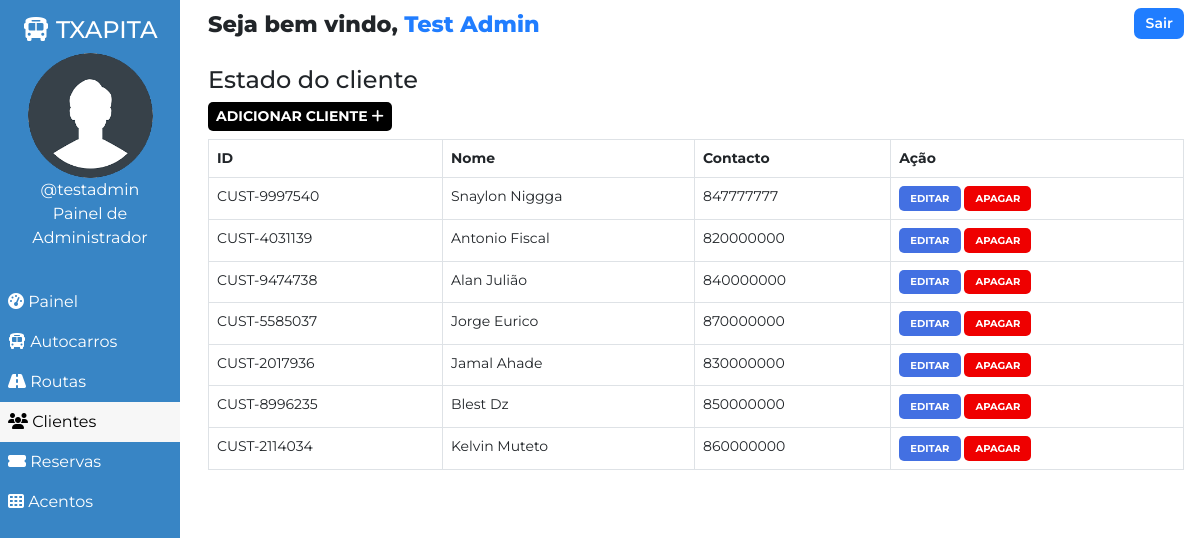
The app's page /admin/customer.php (signed in) with its own data.
### tables this page shows
CREATE TABLE `users` (
  `user_id` int(11) NOT NULL,
  `user_fullname` varchar(100) NOT NULL,
  `user_name` varchar(30) NOT NULL,
  `user_password` varchar(255) NOT NULL,
  `user_created` datetime NOT NULL DEFAULT current_timestamp()
);

CREATE TABLE `customers` (
  `id` int(100) NOT NULL,
  `customer_id` varchar(255) NOT NULL,
  `customer_name` varchar(30) NOT NULL,
  `customer_phone` varchar(10) NOT NULL,
  `customer_created` datetime NOT NULL DEFAULT current_timestamp()
);

### admin/customer.php (the view, shortened to what this page needs)
<!DOCTYPE html>
<html lang="en">
<head>
    <link href="https://cdn.jsdelivr.net/npm/bootstrap@5.0.1/dist/css/bootstrap.min.css" rel="stylesheet">
    <?php
        $page="customer";
    ?>
</head>
<body>
    <?php require '../assets/partials/_admin-header.php';?>
        <?php
            $resultSql = "SELECT * FROM `customers` ORDER BY customer_created DESC";
            $resultSqlResult = mysqli_query($conn, $resultSql);
            if(!mysqli_num_rows($resultSqlResult)){ ?>
                <div class="container mt-4">
                    <div id="noCustomers" class="alert alert-dark " role="alert">
                        <h1 class="alert-heading">Nenhum cliente encontrado!!</h1>
                        <p class="fw-light">Seja o primerio a adicionar um!</p>
                        <hr>
                        <div id="addCustomerAlert" class="alert alert-success" role="alert">
                                Clique <button id="add-button" class="button btn-sm"type="button"data-bs-toggle="modal" data-bs-target="#addModal">Adicionar <i class="fas fa-plus"></i></button> para adicionar!
                        </div>
                    </div>
                </div>
            <?php }
            else { ?>
            <section id="customer">
                <div id="head">
                    <h4>Estado do cliente</h4>
                </div>
                <div id="customer-results">
                    <div>
                        <button id="add-button" class="button btn-sm"type="button"data-bs-toggle="modal" data-bs-target="#addModal">Adicionar cliente <i class="fas fa-plus"></i></button>
                    </div>
                    <table class="table table-hover table-bordered">
                        <thead>
                            <th>ID</th>
                            <th>Nome</th>
                            <th>Contacto</th>
                            <th>Ação</th>
                        </thead>
                        <?php
                            while($row = mysqli_fetch_assoc($resultSqlResult))
                            {
                                $id = $row["id"];
                                $customer_id = $row["customer_id"];
                                $customer_name = $row["customer_name"];
                                $customer_phone = $row["customer_phone"];
                        ?>
                        <tr>
                            <td>
                                <?php
                                    echo $customer_id;
                                ?>
                            </td>
                            <td>
                                <?php
                                    echo $customer_name;
                                ?>
                            </td>
                            <td>
                                <?php
                                    echo $customer_phone;
                                ?>
                            </td>
                            <td>
                            <button class="button edit-button " data-link="<?php echo $_SERVER['REQUEST_URI']; ?>" data-id="<?php
                                                echo $customer_id;?>" data-name="<?php
                                                echo $customer_name;?>" data-phone="<?php
                                                echo $customer_phone;?>"
                                                >Editar</button>
                                            <button class="button delete-button" data-bs-toggle="modal" data-bs-target="#deleteModal" data-id="<?php
                                                echo $id;?>">Apagar</button>
                            </td>
                        </tr>
                    <?php
                        }
                    ?>
                    </table>
                </div>
            </section>
            <?php } ?>
        </div>
    </main>
</body>
</html>

### assets/partials/_admin-header.php (shortened to what this page needs)
<?php
    $conn = db_connect();
    $user_id = $_SESSION['user_id'];
    $sql = "SELECT * FROM users WHERE user_id = $user_id";
    $result = mysqli_query($conn, $sql);
    if($row = mysqli_fetch_assoc($result))
    {
        $user_fullname = $row["user_fullname"];
        $user_name = $row["user_name"];
    }
?>
    <main id="container">
        <div id="sidebar">
            <h4><i class="fas fa-bus"></i> TXAPITA</h4>
            <div>
                <img class="adminDp" src="../assets/img/userav-min.png" height="125px" alt="Admin Profile Pic">
                <p>
                    <?php  echo '@'.$user_name;  ?>
                </p>
                <p>Painel de Administrador</p>
            </div>
            <ul id="options">
                <li class="option <?php if($page=='dashboard'){ echo 'active';}?>">
                    <a href="./dashboard.php">
                    <i class="fas fa-tachometer-alt"></i> Painel
                    </a>
                </li>
                <li class="option <?php if($page=='bus'){ echo 'active';}?>">
                    <a href="./bus.php">
                    <i class="fas fa-bus"></i> Autocarros
                    </a>
                </li>
                <li class="option <?php if($page=='route'){ echo 'active';}?>">
                    <a href="./route.php">
                    <i class="fas fa-road"></i> Routas
                    </a>
                </li>
                <li class="option <?php if($page=='customer'){ echo 'active';}?>">
                    <a href="./customer.php">
                    <i class="fas fa-users"></i> Clientes
                    </a>
                </li>
                <li class="option <?php if($page=='booking'){ echo 'active';}?>">
                    <a href="./booking.php">
                    <i class="fas fa-ticket-alt"></i> Reservas
                    </a>
                </li>
                <li class="option <?php if($page=='seat'){ echo 'active';}?>">
                    <a href="./seat.php">
                    <i class="fas fa-th"></i> Acentos
                    </a>
                </li>
            </ul>
        </div>
        <div id="main-content">
            <section id="welcome">
                <ul>
                    <li class="welcome-item">Seja bem vindo,
                        <span id="USER">
                            <?php
                                echo $user_fullname;
                            ?>
                        </span>
                    </li>
                    <li class="welcome-item">
                        <button id="logout" class="btn-sm">
                            <a href="../assets/partials/_logout.php">Sair</a>
                        </button>
                    </li>
                </ul>
            </section>

### assets/styles/admin.php (style rules this page uses)
body { margin: 0; box-sizing: border-box; font-family: 'Montserrat', sans-serif; background-color: white; }
html { scroll-behavior: smooth; }
*, *::after, *::before { box-sizing: inherit; }
#USER { color: #207DFF; }
.adminDp { border-radius: 50%; }
#welcome { background-color: white; }
#welcome ul { display: flex; justify-content: space-between; list-style-type: none; padding: 0; margin: 0; }
#welcome li { margin: 0 1rem; padding: 0.5rem 0; }
#welcome li:first-child { font-weight: 800; font-size: 1.4rem; }
#logout { padding: 0.3rem 0.7rem; background-color: #207DFF; font-weight: 600; outline: none; border: none; border-radius: 7px; }
#logout a { color: white; text-decoration: none; }
@media only screen and (min-width:1000px) { #sidebar { text-align: center; background-color: #3885c5; color: white; width: 15%; position: fixed; top: 0%; padding-top: 1rem; z-index: 2; height: 100vh; } }
@media only screen and (min-width:1000px) { #sidebar p { margin: 0; } }
@media only screen and (min-width:1000px) { #sidebar ul { margin-top: 2rem; } }
@media only screen and (min-width:1000px) { #options { list-style-type: none; text-align: left; padding-left: 0; } }
@media only screen and (min-width:1000px) { .option a { display: block; padding: 0.5rem; text-decoration: none; color: inherit; } }
@media only screen and (min-width:1000px) { .active { background-color:#f7f7f7; color:black; } }
@media only screen and (min-width:1000px) { #main-content { margin-left: 16%; } }

### assets/styles/admin-options.php (style rules this page uses)
* { font-family: Montserrat; }
#booking #head, #customer #head, #route #head, #seat #head, #bus #head { padding-top: 1rem; }
#booking, #customer, #route, #bus, #seat { padding: 0 1rem; }
#booking-results > div, #customer-results > div, #route-results > div, #bus-results > div { margin-bottom: 0.5rem; }
#booking-results button, #customer-results button, #route button, #bus-results button { border-radius: 5px; }
.button { border: none; font-weight: bold; text-transform: uppercase; }
#add-button { background-color: black; color: white; }
table { font-size: 14px; }
#bus .edit-button, #bus .delete-button, #route .edit-button, #route .delete-button, #customer .edit-button, #customer .delete-button { padding: 0.3rem 0.7rem; }
table th,td { padding-left: 0.3rem; }
table button { color: white; }
.edit-button { background-color: #4370E2; }
.delete-button { background-color: #EF0000; }
.edit-button, .delete-button { font-size: 10px }

### records on screen
users: user_name "testadmin", user_fullname "Test Admin"
customers: customer "CUST-9997540", customer_name "Snaylon Niggga", customer_phone "847777777"
customers: customer "CUST-4031139", customer_name "Antonio Fiscal", customer_phone "820000000"
customers: customer "CUST-9474738", customer_name "Alan Julião", customer_phone "840000000"
customers: customer "CUST-5585037", customer_name "Jorge Eurico", customer_phone "870000000"
customers: customer "CUST-2017936", customer_name "Jamal Ahade", customer_phone "830000000"
customers: customer "CUST-8996235", customer_name "Blest Dz", customer_phone "850000000"
customers: customer "CUST-2114034", customer_name "Kelvin Muteto", customer_phone "860000000"
